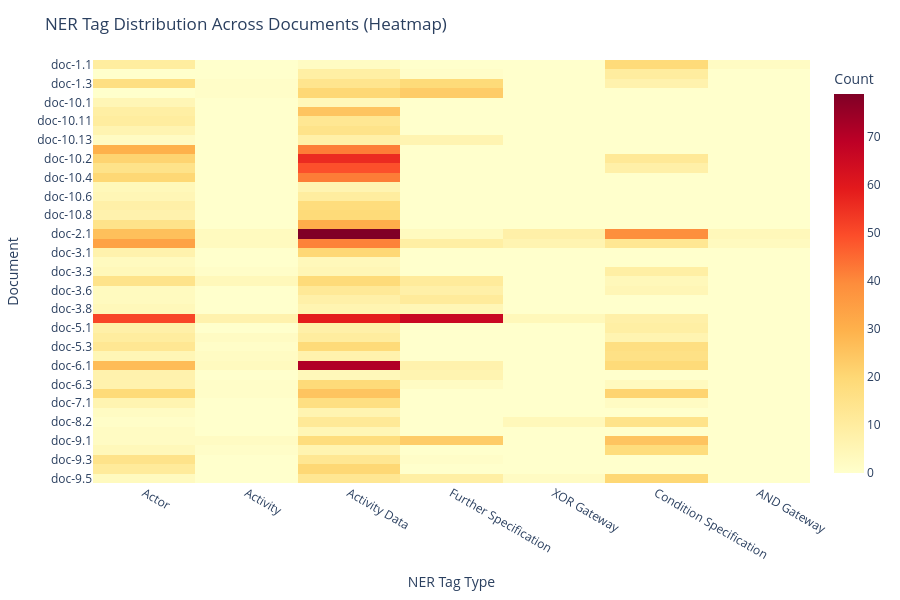

The code cell stored with this chart in its notebook:
### Code cell
from uq_pet.viz import plot_ner_heatmap

plot_ner_heatmap(pool)

### Figure 1 — Plotly figure (JSON) as saved in the notebook; plotly's stock layout.template omitted (floating-point values rounded to 4 significant figures; data arrays with more than 128 entries replaced by an {"elided": "..."} marker saying what was removed)
{"data": [{"coloraxis": "coloraxis", "hovertemplate": "NER Tag Type: %{x}<br>Document: %{y}<br>Count: %{z}<extra></extra>", "name": "0", "type": "heatmap", "x": ["Actor", "Actor", "Activity", "Activity", "Activity Data", "Activity Data", "Further Specification", "Further Specification", "XOR Gateway", "XOR Gateway", "Condition Specification", "Condition Specification", "AND Gateway", "AND Gateway"], "xaxis": "x", "y": ["doc-1.1", "doc-1.2", "doc-1.3", "doc-1.4", "doc-10.1", "doc-10.10", "doc-10.11", "doc-10.12", "doc-10.13", "doc-10.14", "doc-10.2", "doc-10.3", "doc-10.4", "doc-10.5", "doc-10.6", "doc-10.7", "doc-10.8", "doc-10.9", "doc-2.1", "doc-2.2", "doc-3.1", "doc-3.2", "doc-3.3", "doc-3.5", "doc-3.6", "doc-3.7", "doc-3.8", "doc-4.1", "doc-5.1", "doc-5.2", "doc-5.3", "doc-5.4", "doc-6.1", "doc-6.2", "doc-6.3", "doc-6.4", "doc-7.1", "doc-8.1", "doc-8.2", "doc-8.3", "doc-9.1", "doc-9.2", "doc-9.3", "doc-9.4", "doc-9.5"], "yaxis": "y", "z": {"elided": "45x14 float values"}}], "layout": {"coloraxis": {"autocolorscale": false, "colorbar": {"title": {"text": "Count"}}, "colorscale": [[0.0, "rgb(255,255,204)"], [0.125, "rgb(255,237,160)"], [0.25, "rgb(254,217,118)"], [0.375, "rgb(254,178,76)"], [0.5, "rgb(253,141,60)"], [0.625, "rgb(252,78,42)"], [0.75, "rgb(227,26,28)"], [0.875, "rgb(189,0,38)"], [1.0, "rgb(128,0,38)"]]}, "height": 600, "margin": {"t": 60}, "title": {"text": "NER Tag Distribution Across Documents (Heatmap)"}, "width": 900, "xaxis": {"anchor": "y", "domain": [0.0, 1.0], "title": {"text": "NER Tag Type"}}, "yaxis": {"anchor": "x", "autorange": "reversed", "domain": [0.0, 1.0], "title": {"text": "Document"}}}}
